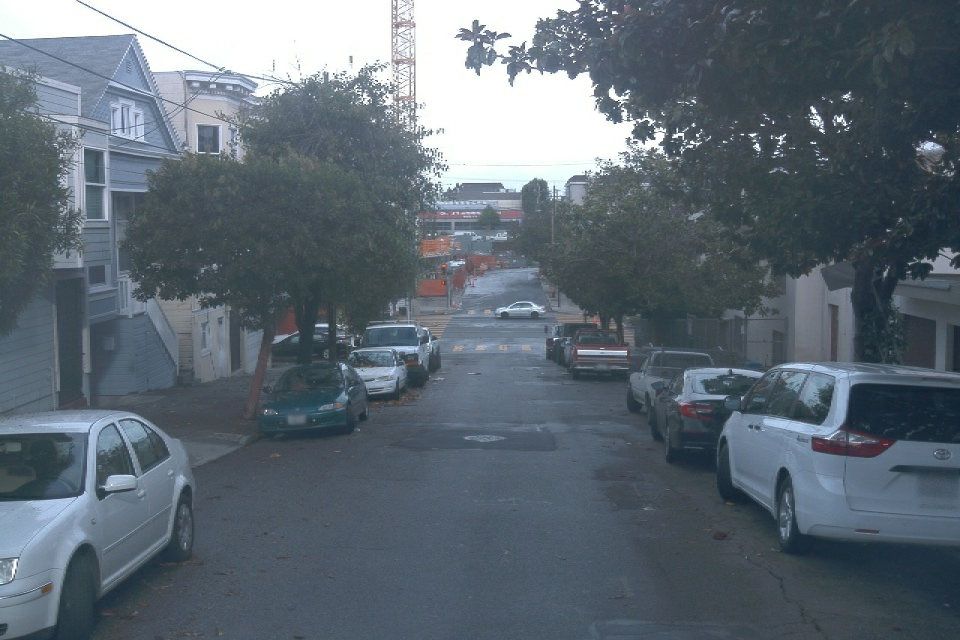
#> input picture projects/self-driving car engineer(udacity)/part2-Computer Vision/lesson 2-the machine learning workflow/exercise1-choosing metrics/data/images/segment-12208410199966712301_4480_000_4500_000_with_camera_labels_79.png, 1920 x 1280 px, found by its file name (shown at 1/2 size); the run also reads 1 picture not shown here
$ python augmentations.py
#> lines starting #> are read from the running program, lines starting #| are printed output that depends on the picture
### projects/self-driving car engineer(udacity)/part2-Computer Vision/lesson 3-Sensor and Camera Calibration/exercise3: Geometric Transformation/solution/utils.py
import matplotlib.pyplot as plt
import numpy as np
from matplotlib.patches import Rectangle
from PIL import Image


def display_results(img, bboxes, aug_img, aug_bboxes):
    f, ax = plt.subplots(1, 2, figsize=(10, 10))
    ax[0].imshow(img)
    for bb in bboxes:
        y1, x1, y2, x2 = bb
        rec = Rectangle((x1, y1), x2-x1, y2-y1, facecolor='none', edgecolor='r')
        ax[0].add_patch(rec)

    ax[1].imshow(aug_img)
    for bb in aug_bboxes:
        y1, x1, y2, x2 = bb
        rec = Rectangle((x1, y1), x2-x1, y2-y1, facecolor='none', edgecolor='r')
        ax[1].add_patch(rec)
    plt.show()


def check_results(img, boxes, aug_type, classes=None):
    if aug_type == 'hflip':
        imcheck = Image.open('../data/augmented/flipped.png')
        bbcheck = np.load('../data/augmented/flipped.npy')
        assert np.array_equal(np.array(imcheck), np.array(img)), 'Horizontal flip is wrong!'
        assert np.array_equal(np.array(boxes), bbcheck), 'Horizontal flip is wrong!'
        print('Horizontal flip is working')

    elif aug_type == 'resize':
        imcheck = Image.open('../data/augmented/resized.png')
        bbcheck = np.load('../data/augmented/resized.npy')
        assert np.array_equal(np.array(imcheck), np.array(img)), 'Resizing is wrong!'
        assert np.array_equal(np.array(boxes), bbcheck), 'Resizing is wrong!'
        print('Resizing is working')

    elif aug_type == 'random_crop':
        imcheck = Image.open('../data/augmented/cropped.png')
        bbcheck = np.load('../data/augmented/cropped_bb.npy')
        clcheck = np.load('../data/augmented/cropped_cl.npy')
        assert np.array_equal(np.array(imcheck), np.array(img)), 'Cropping is wrong!'
        assert np.array_equal(np.array(boxes), bbcheck), 'Cropping is wrong!'
        assert np.array_equal(np.array(classes), clcheck), 'Cropping is wrong!'
        print('Cropping is working')
    return

### projects/self-driving car engineer(udacity)/part2-Computer Vision/lesson 3-Sensor and Camera Calibration/exercise3: Geometric Transformation/solution/augmentations.py
import copy
import json
import random

import numpy as np
from PIL import Image

from utils import check_results, display_results


# [20 lines left out: function calculate_iou, not called in this run]


def hflip(img, bboxes):
    """
    horizontal flip of an image and annotations
    args:
    - img [PIL.Image]: original image
    - bboxes [list[list]]: list of bounding boxes
    return:
    - flipped_img [PIL.Image]: horizontally flipped image
    - flipped_bboxes [list[list]]: horizontally flipped bboxes
    """
    # flip image
    flipped_img = img.transpose(Image.FLIP_LEFT_RIGHT)
    w, h = img.size

    # flip bboxes
    bboxes = np.array(bboxes)
    flipped_bboxes = copy.copy(bboxes)
    flipped_bboxes[:, 1] = w - bboxes[:, 3]
    flipped_bboxes[:, 3] = w - bboxes[:, 1]
    return flipped_img, flipped_bboxes


# [67 lines left out: functions resize, random_crop, not called in this run]


if __name__ == '__main__':
    # fix seed to check results
    np.random.seed(48)

    # open annotations
    with open('../data/ground_truth.json') as f:
#> (reads projects/self-driving car engineer(udacity)/part2-Computer Vision/lesson 2-the machine learning workflow/exercise1: Choosing Metrics/data/ground_truth.json from the repository)
        ground_truth = json.load(f)

    # filter annotations and open image
    filename = 'segment-12208410199966712301_4480_000_4500_000_with_camera_labels_79.png'
    gt_boxes = [g['boxes'] for g in ground_truth if g['filename'] == filename][0]
    gt_classes = [g['classes'] for g in ground_truth if g['filename'] == filename][0]
    img = Image.open(f'../data/images/{filename}')
#> img is the input picture: PIL image 1920x1280 RGB; mean R, G, B 94.3, 105.8, 115.6

    # check horizontal flip
    flipped_img, flipped_bboxes = hflip(img, gt_boxes)
#> in hflip, `flipped_img = img.transpose(Image.FLIP_LEFT_RIGHT)`:
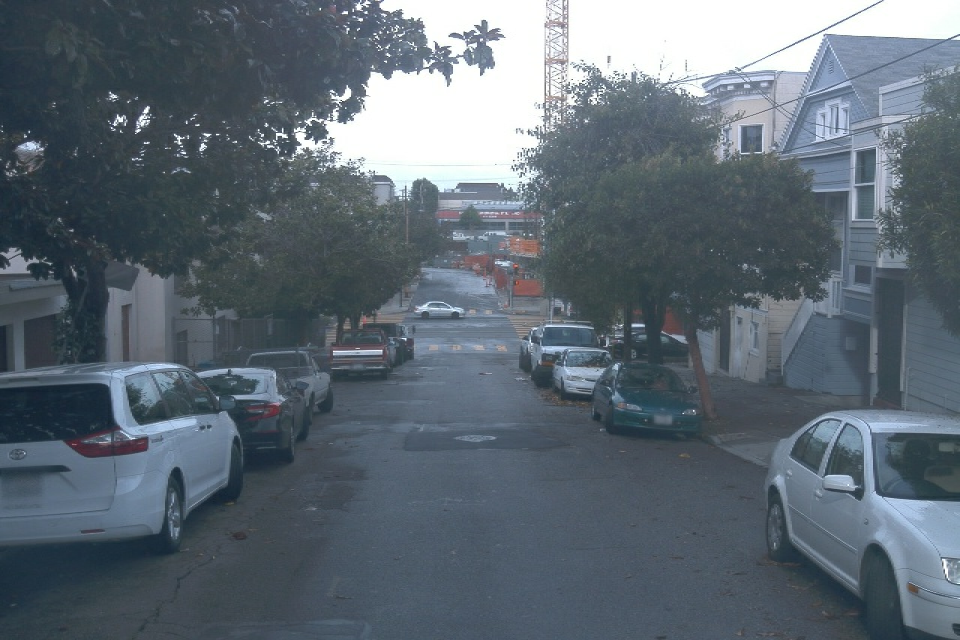
#> flipped_img: PIL image 1920x1280 RGB (shown at 1/2 size); mean R, G, B 94.3, 105.8, 115.6
#> flipped_bboxes = 18 rows, first 6: [810, 1527, 1280, 1920], [680, 434, 854, 672], [658, 659, 759, 791], [676, 772, 736, 802], [460, 953, 485, 1013], [643, 1194, 698, 1383]
    display_results(img, gt_boxes, flipped_img, flipped_bboxes)
#> the loop in display_results, `for bb in aug_bboxes:` made 18 passes
#> (y1, x1, y2, x2) on passes 1 to 12: (810, 1527, 1280, 1920), (680, 434, 854, 672), (658, 659, 759, 791), (676, 772, 736, 802), (460, 953, 485, 1013), (643, 1194, 698, 1383), (659, 1217, 720, 1379), (721, 1186, 876, 1404), (654, 1041, 747, 1078), (638, 1060, 774, 1214), (599, 827, 639, 931), (596, 1107, 636, 1162)
#> in display_results, `plt.show()`:
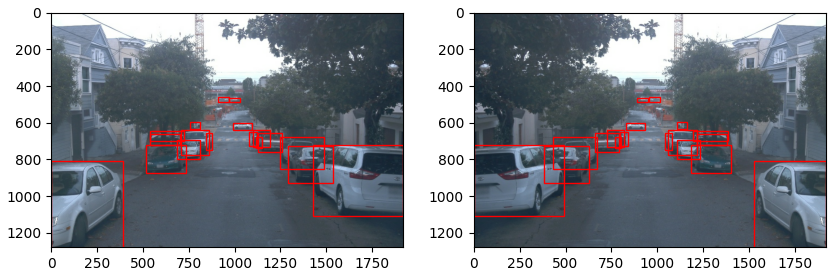
#> figure drawn by matplotlib, 2 panels
    check_results(flipped_img, flipped_bboxes, aug_type='hflip')
#> (the run stopped early here; a loop or call above may not have finished)
